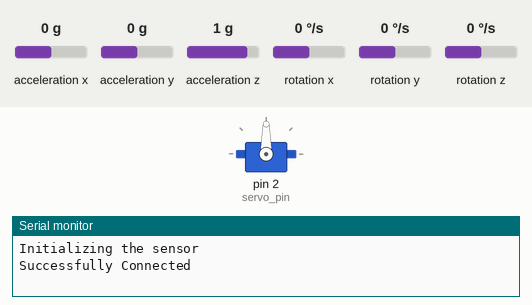
Simulated run of this sketch. Board: Arduino Uno, built with avr-gcc and run on an emulated ATmega328P. Shown: servo, the last lines printed to the serial monitor. The inputs (shaded band) are chosen by the test bench; at power-on: acceleration x 0 g, acceleration y 0 g, acceleration z 1 g, rotation x 0 °/s, rotation y 0 °/s, rotation z 0 °/s.

Above: at 0.1 s.
At 2.1 s:
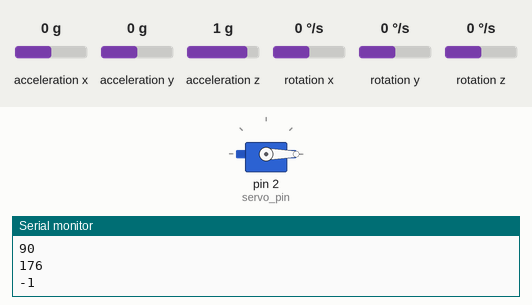
Timing chart, 0 to 3.6 s (numbered marks = the images above):
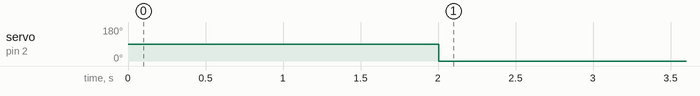

Measured:
- by itself, servo on pin 2 (servo_pin): 90° → 0° at 2.0 s

The sketch:

test_mpu_angle_math.ino
```cpp
#include <Wire.h>

#include <MPU6050.h>

#include <Servo.h>

#include <math.h>

Servo sg90;

int servo_pin = 2;

MPU6050 sensor ;

int16_t ax, ay, az ;

int16_t gx, gy, gz ;

int16_t angle = gx/ax;

void setup ( )

{

sg90.attach ( servo_pin );

Wire.begin ( );

Serial.begin  (9600);

Serial.println  ( "Initializing the sensor" );

sensor.initialize ( );

Serial.println (sensor.testConnection ( ) ? "Successfully Connected" : "Connection failed");

delay (1000);

Serial.println ( "Taking Values from the sensor" );

delay (1000);

}


void loop ( )

{

sensor.getMotion6 (&ax, &ay, &az, &gx, &gy, &gz);

ax = map (ax, -17000, 17000, 0, 180) ;

az = map (az, -17000, 17000, 0, 180) ;

Serial.println (ax);

Serial.println (az);

Serial.println(angle);

sg90.write (atan(angle));

delay (200);

}
```
